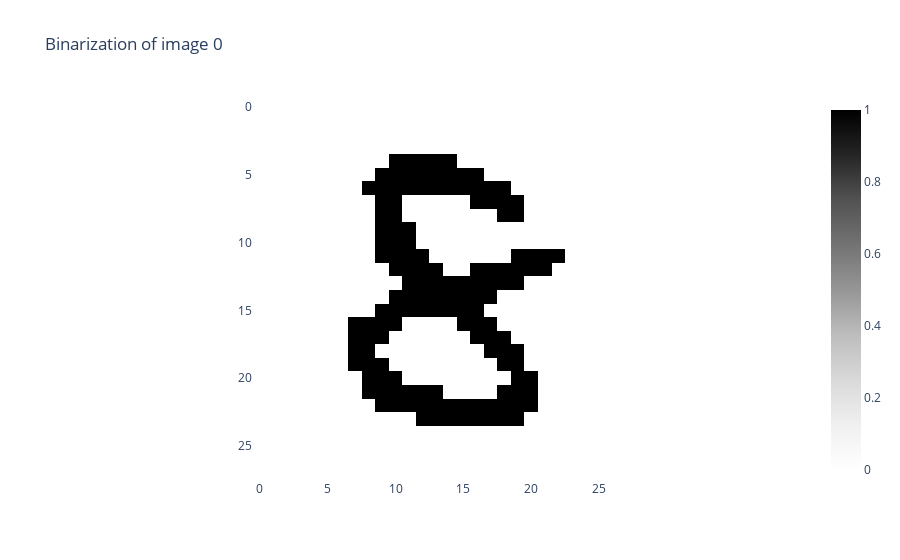

Notebook cell for this chart:
### Code cell
from gtda.images import Binarizer 

# Pick out index of first 8 image 
im8_idx = np.flatnonzero(y_train == "8")[0] # Reshape to (n_samples, n_pixels_x, n_pixels_y) format 
im8 = X_train[im8_idx][None, :, :] 
binarizer = Binarizer(threshold=0.4) 
im8_binarized = binarizer.fit_transform(im8) 
binarizer.plot(im8_binarized)

### Figure 1 — Plotly figure (JSON) as saved in the notebook; plotly's stock layout.template omitted (floating-point values rounded to 4 significant figures; data arrays with more than 128 entries replaced by an {"elided": "..."} marker saying what was removed)
{"data": [{"colorscale": [[0, "rgb(255,255,255)"], [0.125, "rgb(240,240,240)"], [0.25, "rgb(217,217,217)"], [0.375, "rgb(189,189,189)"], [0.5, "rgb(150,150,150)"], [0.625, "rgb(115,115,115)"], [0.75, "rgb(82,82,82)"], [0.875, "rgb(37,37,37)"], [1, "rgb(0,0,0)"]], "type": "heatmap", "z": {"elided": "28x28 int values"}}], "layout": {"plot_bgcolor": "white", "title": {"text": "Binarization of image 0"}, "xaxis": {"constrain": "domain", "scaleanchor": "y"}, "yaxis": {"autorange": "reversed", "constrain": "domain"}}}
